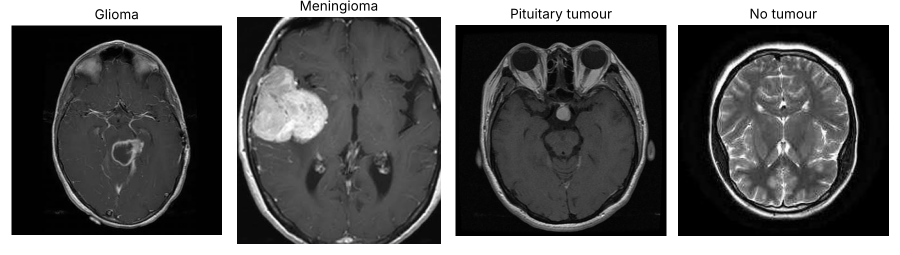
%> input picture images/class_examples.png, 1800 x 510 px (shown at 1/2 size)
$ octave --eval "result = preprocessMRI(imread('images/class_examples.png'));"   (GNU Octave 9; MATLAB toolbox functions it lacks are replaced by stand-ins)
%> lines starting %> are read from the running program, lines starting %| are printed output that depends on the picture
function img = preprocessMRI(img)
% Resize to 200x200, convert to grayscale, median filter, CLAHE.
    img = imresize(img, [200 200]);
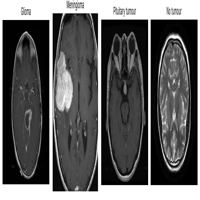
%> img: size 200x200x3 uint8; min 0, max 255, mean 94.9
    if size(img,3) == 3
        img = rgb2gray(img);
%> img: size 200x200 uint8
    end
    img = medfilt2(img, [3 3]);
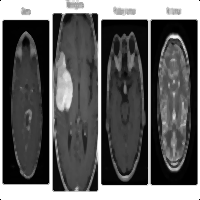
%> img: size 200x200 uint8; min 0, max 255, mean 94.3
    img = adapthisteq(img);
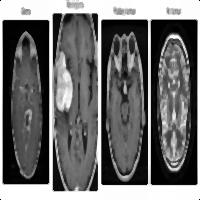
%> img: size 200x200 uint8; min 0, max 255, mean 107.6
end

$ run again, on images/confusion_matrix.png
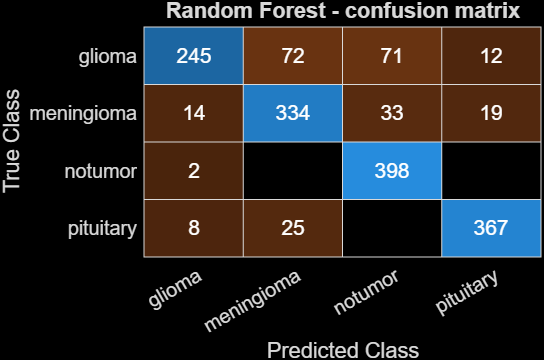
%> input picture images/confusion_matrix.png, 544 x 360 px
%> in preprocessMRI, `img = imresize(img, [200 200]);`:
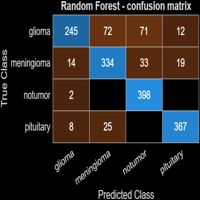
%> img: size 200x200x3 uint8; mean R, G, B 39.2, 38.1, 39.1
%> in preprocessMRI, `img = adapthisteq(img);`:
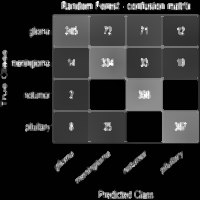
%> img: size 200x200 uint8; min 0, max 255, mean 43.4
